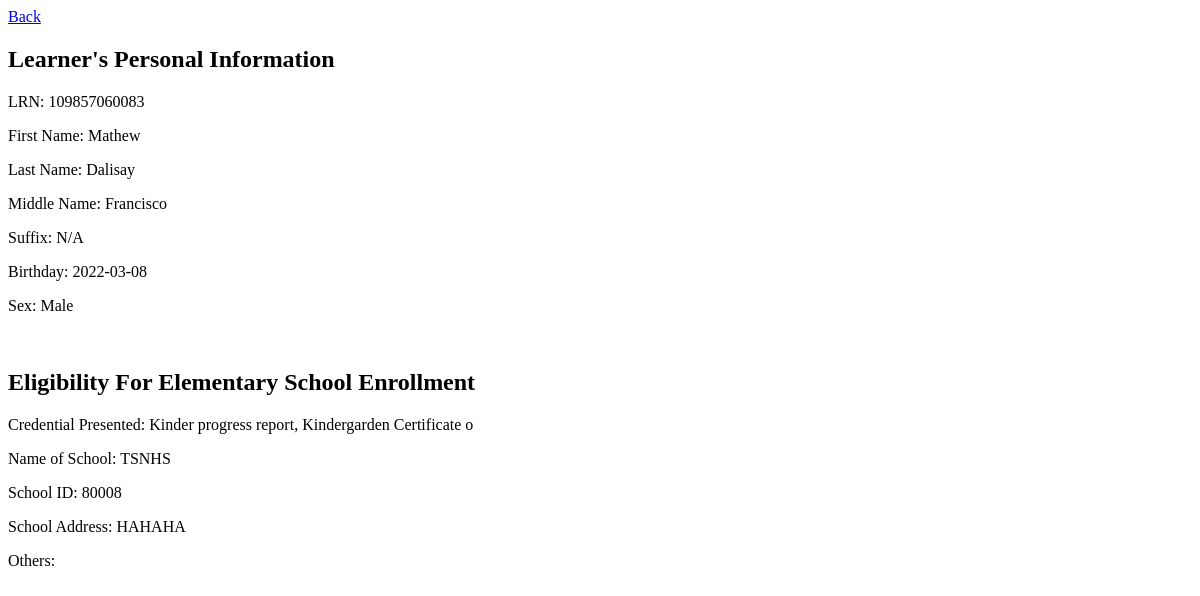
/view-student.php?lrn=109857060083 (signed in), run on an earlier commit of the app's database.
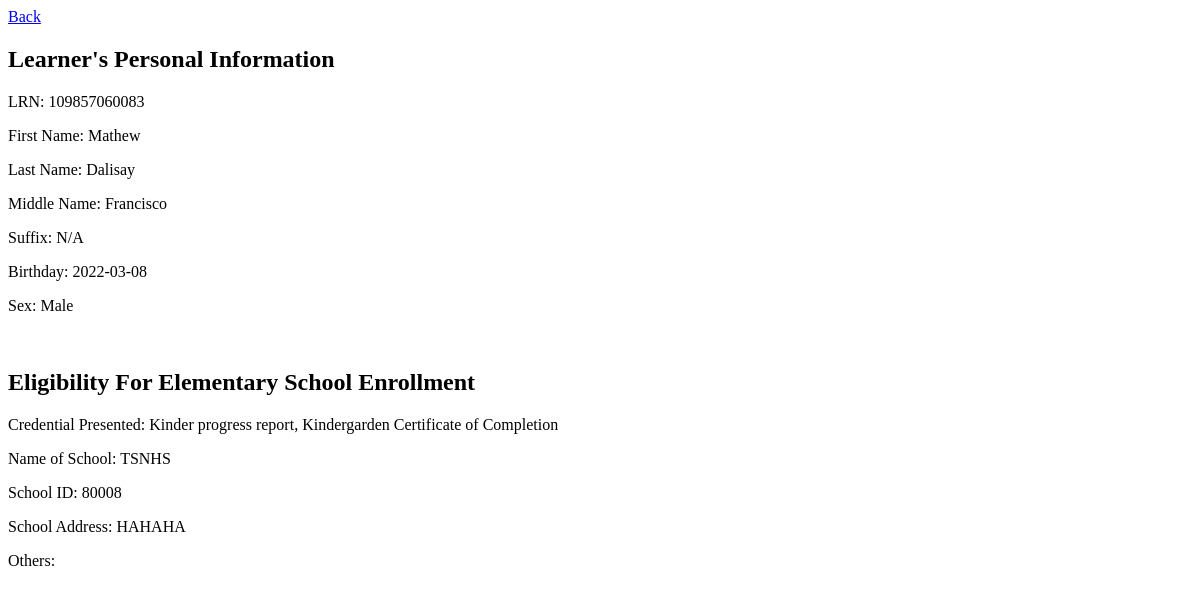
And on a later commit of the database.
### tables this page shows
CREATE TABLE `learners_personal_infos` (
  `id` int(11) NOT NULL,
  `lrn` varchar(50) NOT NULL,
  `last_name` varchar(50) NOT NULL,
  `first_name` varchar(50) NOT NULL,
  `middle_name` varchar(50) NOT NULL,
  `suffix` varchar(50) NOT NULL,
  `birth_date` date NOT NULL,
  `sex` varchar(50) NOT NULL,
  `date_time_created` datetime NOT NULL,
  `date_time_updated` datetime NOT NULL,
  `remarks` varchar(50) NOT NULL
);

CREATE TABLE `eligibility_for_elementary_school_enrollment` (
  `id` int(11) NOT NULL,
  `lrn` varchar(50) NOT NULL,
  `credential_presented` varchar(100) NOT NULL,
  `name_of_school` varchar(50) NOT NULL,
  `school_id` varchar(50) NOT NULL,
  `address_of_school` varchar(255) NOT NULL,
  `others` varchar(50) NOT NULL,
  `date_time_created` datetime NOT NULL,
  `date_time_updated` datetime NOT NULL,
  `remarks` varchar(50) NOT NULL
);

CREATE TABLE `scholastic_records` (
  `id` int(11) NOT NULL,
  `lrn` varchar(50) NOT NULL,
  `school_2` varchar(50) NOT NULL,
  `school_id_2` varchar(50) NOT NULL,
  `district` text NOT NULL,
  `division` varchar(50) NOT NULL,
  `region` varchar(50) NOT NULL,
  `classified_as_grade` varchar(50) NOT NULL,
  `section` varchar(50) NOT NULL,
  `school_year` varchar(50) NOT NULL,
  `name_of_adviser` varchar(50) NOT NULL,
  `phase` int(11) NOT NULL,
  `remarks` varchar(50) NOT NULL,
  `date_time_created` datetime NOT NULL,
  `date_time_updated` datetime NOT NULL
);

### view-student.php (the view, shortened to what this page needs)
<?php
include('connection.php');
if(isset($_GET['lrn'])){
    $lrn =  $_GET['lrn'];
}
?>
<!DOCTYPE html>
<html lang="en">
<head>
</head>
<body>
    <?php
    $sql = "SELECT * FROM learners_personal_infos
    LEFT JOIN eligibility_for_elementary_school_enrollment ON learners_personal_infos.lrn = eligibility_for_elementary_school_enrollment.lrn
    LEFT JOIN scholastic_records ON learners_personal_infos.lrn = scholastic_records.lrn
    WHERE learners_personal_infos.lrn = '$lrn'";
    $run = mysqli_query($conn, $sql);
    if(mysqli_num_rows($run) > 0){
        $rows = mysqli_fetch_array($run);
    ?>
    <a href="index.php">Back</a>
    <h2>Learner's Personal Information</h2>
    <p><span>LRN: <?php echo $rows['lrn'];?></span></p>
    <p><span>First Name: <?php echo $rows['first_name'];?></span></p>
    <p><span>Last Name: <?php echo $rows['last_name'];?></span></p>
    <p><span>Middle Name: <?php echo $rows['middle_name'];?></span></p>
    <p><span>Suffix: <?php if (empty($rows['suffix'])){?>N/A
        <?php }else{ echo $rows['suffix']; }?></span></p>
    <p><span>Birthday: <?php echo $rows['birth_date'];?></span></p>
    <p><span>Sex: <?php echo $rows['sex'];?></span></p>
    <br>
    <h2>Eligibility For Elementary School Enrollment</h2>
    <p><span>Credential Presented: <?php echo $rows['credential_presented'];?></span></p>
    <p><span>Name of School: <?php echo $rows['name_of_school'];?></span></p>
    <p><span>School ID: <?php echo $rows['school_id'];?></span></p>
    <p><span>School Address: <?php echo $rows['address_of_school'];?></span></p>
    <p><span>Others: <?php echo $rows['others'];?></span></p>
    <?php
    }
    ?>
</body>
</html>

What changed in the data, as far as the page shows it:
changed through a linked row, learners_personal_infos "Mathew": eligibility_for_elementary_school_enrollment.credential_presented "Kinder progress report, Kindergarden Certificate o" → "Kinder progress report, Kindergarden Certificate of Completion"
